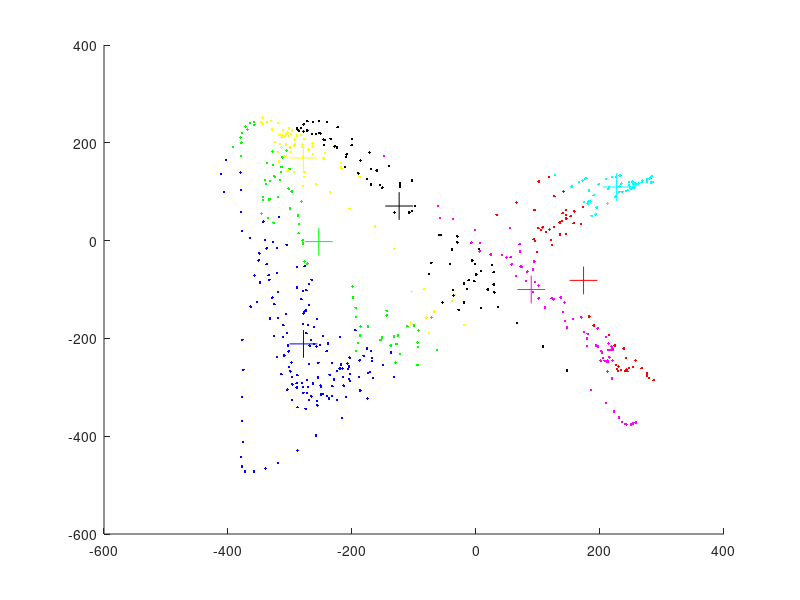

Reproduce this figure in MATLAB.
close all; clear; clc;

load('gesture_dataset.mat');
Input = gesture_x;
center = init_cluster_x;
% x=Input(:,:,1),y=Input(:,:,2),z=Input(:,:,3)
% plot3(x(:),y(:),z(:));
cluster_number = 7;
sample_idx = 0;
for m = 1 : size(Input, 1)
    for j = 1 : size(Input, 2)
        sample_idx = sample_idx + 1;
        for k = 1 : size(Input, 3)
            
            Data(sample_idx, k) = Input(m, j, k);
        end
        
    end
    
end

y = zeros(7 ,3);
J = zeros(7,1);
y(1, :) = mean(Data, 1);
k = 1;
Label = zeros(size(Data, 1), 1);
Cluster = cell(7, 1);
Cluster{1, 1} = Data;
while (k < cluster_number)
    [~, i] = max(J(1 : k));
    Center_a = y(i, :) + [0.08, 0.05, 0.02];
    Center_b = y(i, :) - [0.08, 0.05, 0.02];
    Label = zeros(size(Cluster{i}, 1), 1);
    for m = 1 : size(Cluster{i}, 1)
        distance_a = sum((Cluster{i, 1}(m, :) - Center_a) .^ 2);
        distance_b = sum((Cluster{i, 1}(m, :) - Center_b) .^ 2);
        if (distance_a > distance_b)
        Label(m) = i;
    else
        Label(m) = k + 1;
    end
    end
    Cluster{k + 1, 1} = Cluster{i, 1}(Label == k + 1, :);
    Cluster{i, 1} = Cluster{i, 1}(Label == i, :);
    y(i, :) = mean(Cluster{i, 1}, 1);
    J(i) = sum(Cluster{i, 1}(:));
    
    y(k + 1, :) = mean(Cluster{k + 1, 1}, 1);
    J(k + 1) = sum(Cluster{k + 1, 1}(:));
    k = k + 1;
    
end
new_center = y;

figure()
hold on;
plot3(Cluster{1}(:,1),Cluster{1}(:,2),Cluster{1}(:,3),'b.')
plot3(new_center(1, 1),new_center(1, 2),new_center(1, 3),'b+','MarkerSize',20);
plot3(Cluster{2}(:,1),Cluster{2}(:,2),Cluster{2}(:,3),'k.')
plot3(new_center(2, 1),new_center(2, 2),new_center(2, 3),'k+','MarkerSize',20);
plot3(Cluster{3}(:,1),Cluster{3}(:,2),Cluster{3}(:,3),'r.')
plot3(new_center(3, 1),new_center(3, 2),new_center(3, 3),'r+','MarkerSize',20);
plot3(Cluster{4}(:,1),Cluster{4}(:,2),Cluster{4}(:,3),'g.')
plot3(new_center(4, 1),new_center(4, 2),new_center(4, 3),'g+','MarkerSize',20);
plot3(Cluster{5}(:,1),Cluster{5}(:,2),Cluster{5}(:,3),'m.')
plot3(new_center(5, 1),new_center(5, 2),new_center(5, 3),'m+','MarkerSize',20);
plot3(Cluster{6}(:,1),Cluster{6}(:,2),Cluster{6}(:,3),'y.')
plot3(new_center(6, 1),new_center(6, 2),new_center(6, 3),'y+','MarkerSize',20);
plot3(Cluster{7}(:,1),Cluster{7}(:,2),Cluster{7}(:,3),'c.')
plot3(new_center(7, 1),new_center(7, 2),new_center(7, 3),'c+','MarkerSize',20);
